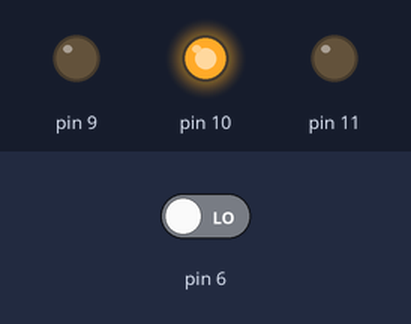
A sketch run on a simulated Arduino Uno, built with avr-gcc and run on an emulated ATmega328P. Parts: output pins drawn as LEDs (lit = HIGH). The test bench sets the inputs (shaded band); at power-on: pin 6 LOW.

Above: at 0.1 s.
At 0.6 s:
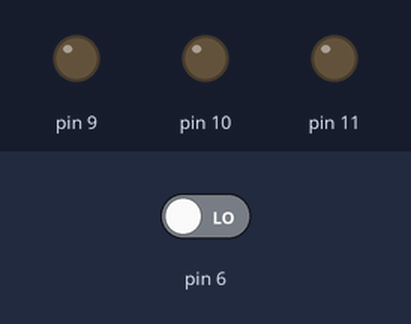
Timing chart, 0 to 2.1 s (numbered marks = the images above):
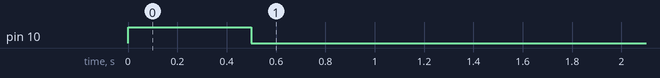

The sketch:

sketch_mar26_myRGB_LED_numFlash_do.ino
```cpp
void setup() {

  Serial.begin(9600);


  // put your setup code here, to run once:
  pinMode(9, OUTPUT);
  pinMode(10, OUTPUT);
  pinMode(11, OUTPUT);
  pinMode(6, INPUT);

do {
  digitalWrite(10, HIGH);
  delay(500);
  digitalWrite(10, LOW);
  delay(2000);
}  while (digitalRead(6) == HIGH);


}


// put your main code here, to run repeatedly:
void loop() {


}
```
